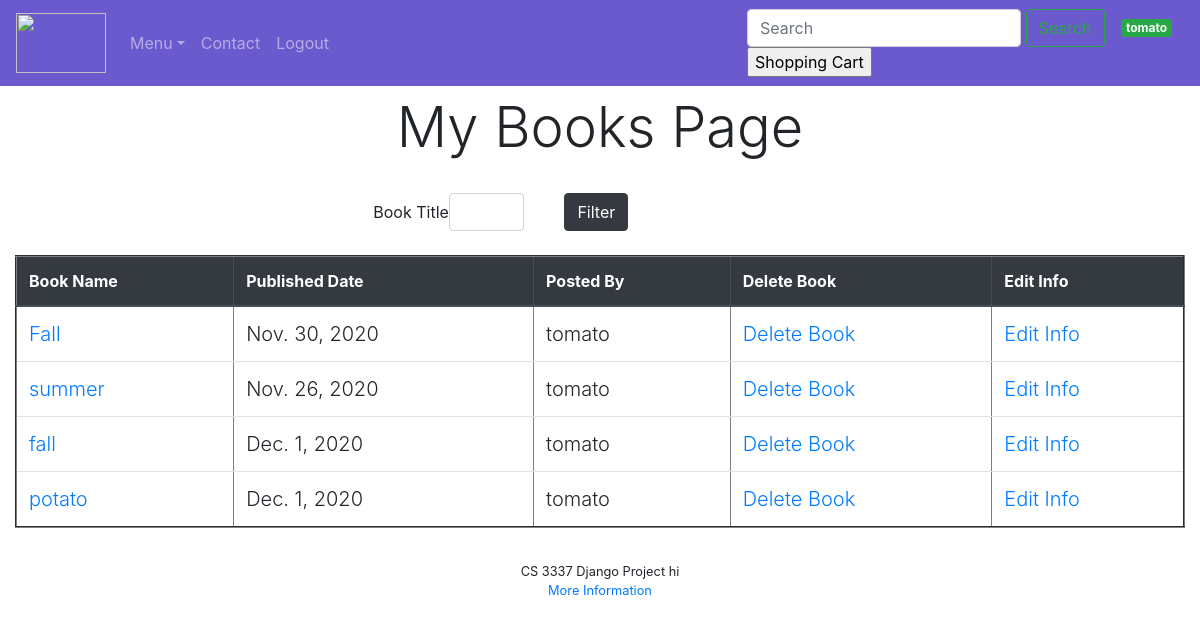
The page /mybooks (signed in) on the database as committed earlier.
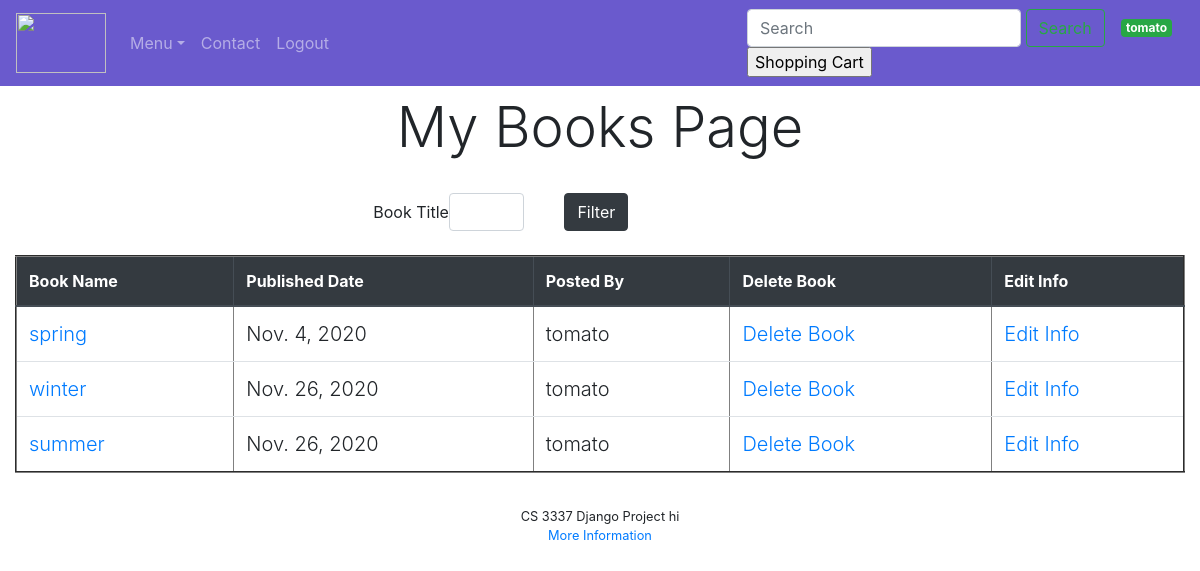
The same page on the database as committed later.
### bookMng/models.py (models this page shows, shortened)
class Book(models.Model):
    name = models.CharField(max_length=200)
    web = models.URLField(max_length=200)
    price = models.DecimalField(decimal_places=2, max_digits=6)
    publishdate = models.DateField(auto_now=True)
    picture = models.FileField(upload_to='bookEx/static/uploads')
    pic_path = models.CharField(max_length=300, editable=False, blank=True)
    username = models.ForeignKey(User, blank=True, null=True, on_delete=models.CASCADE)

### bookMng/views.py (the view)
# urls.py: path('mybooks', views.mybooks, name='mybooks'),
@login_required(login_url=reverse_lazy('login'))
def mybooks(request):
    books = Book.objects.filter(username=request.user)
    myFilter = MyBooksFilter(request.GET, queryset=books)
    books = myFilter.qs
    return render(request,
                  'bookMng/mybooks.html',
                  {
                      'item_list': MainMenu.objects.all(),
                      'books': books,
                      'myFilter': myFilter
                  }
                  )

### bookEx/templates/bookMng/mybooks.html (shortened to what this page needs)
{% extends "base.html" %}
{% load static %}
{% block content %}
<div class="container-fluid">
    <div class="container " align="center">
        <div>
            <h1 align="center" class="display-4 mx-auto my-auto px-3 py-2"> My Books Page </h1>
        </div>
    </div>
    {% include 'bookMng/filterbooks.html' %}
     <table class="table table-hover mx-auto my-4" id="my-books-table" align="center" border="2" width="800">
            <thead class="thead-dark">
            <tr>
                <th scope="col"> Book Name</th>
                <th scope="col"> Published Date</th>
                <th scope="col">Posted By</th>
                <th scope="col">Delete Book</th>
                <th scope="col">Edit Info</th>
            </tr>
            </thead>
            {% for book in books %}
                <tr>
                    <td class="lead">
                        <a href="book_detail/{{ book.id }}" align="">
                            {{ book.name }}
                        </a>
                    </td>
                    <td class="lead">{{ book.publishdate }}</td>
                    <td class="lead">
                        {{ book.username }}
                    </td>
                    <td class="lead">
                        <a href="book_delete/{{ book.id }}">Delete Book</a>
                    </td>
                    <td class="lead">
                        <a href="edit_info/{{ book.id }}">Edit Info</a>
                    </td>
                </tr>
            {% endfor %}
     </table>
</div>
{% endblock content %}

### bookEx/templates/base.html (shortened to what this page needs)
{% load static %}
<!DOCTYPE html>
<html lang="en">
<head>
    <link rel="stylesheet" href="https://cdn.jsdelivr.net/npm/bootstrap@4.5.3/dist/css/bootstrap.min.css"
>
    <link href="{% static 'main.css' %}" rel="stylesheet" type="text/css">
</head>
<body>
<header>
    <nav class="navbar navbar-expand-md navbar-dark sticky-top align-baseline" style="background-color: #6A5ACD;">
        <a class="navbar-brand" href="{% url 'index' %}"><img src="{% static 'logo.jpg' %}" width="90"
                                                              height="60" alt=""></a>
        <div class="collapse navbar-collapse justify-content-between" id="navbarCollapse">
            <ul class="navbar-nav mr-auto">
                <li class="nav-item dropdown">
                    <a class="nav-link dropdown-toggle" href="#" id="dropdown01" data-toggle="dropdown"
                       aria-haspopup="true" aria-expanded="false">Menu</a>
                <li><a class="nav-link" href="{% url 'contact' %}?next=/">Contact</a></li>
                <li class="nav-item">
                    {% if user.is_authenticated %}
                        <a class="nav-link" href="{% url 'logout' %}?next=/">Logout</a>
                    {% else %}
                        <a class="nav-link" href="{% url 'login' %}?next=/">Login</a>
                    {% endif %}
                </li>
            </ul>
            <form class="form-inline ml-auto" action="{% url 'searchresult' %}" method="get">
                <div class="md-form my-0">
                    <input class="form-control" name="query" type="text" placeholder="Search" aria-label="Search"
                </div>
                <button href="#!" class="btn btn-outline-success my-2 my-sm-0" type="submit">Search</button>
            </form>
            {% if user.is_authenticated %}
                <span class="badge badge-success"
                      style="margin-left: 1em; margin-right: 1em;">{{ user.username }}</span>
            {% else %}
                <span class="badge badge-secondary" style="margin-left: 1em; margin-right: 1em;">Not Logged In </span>
            {% endif %}
             <form action="http://127.0.0.1:8000/shoppingcart">
    <input type="submit" value="Shopping Cart" />
</form>
        </div>
    </nav>
</header>
<div id="">
    <section id="">
        {% block content %}{% endblock content %}
    </section>
    <footer id="footer">
        CS 3337 Django Project hi
        <br> <a href="http://127.0.0.1:8000/return_policy">More Information</a>
    </footer>
</div>
</body>
</html>

### bookEx/templates/bookMng/filterbooks.html
{% load widget_tweaks %}
<div class="row justify-content-center mt-4">
    <form class="form-inline">
        <div class="form-group">
            {% for field in myFilter.form %}
                {% render_field field.label %}
                {% render_field field class+="form-control mr-4 col-2" %}
            {% endfor %}
            <button class="btn btn-dark ml-3" type="submit">Filter</button>
        </div>
    </form>
</div>

### bookEx/static/main.css (style rules this page uses)
#footer { text-align: center; font-size: 0.8em; margin-top: 5px; padding-top: 10px; clear: both; }

Rows that differ between the two databases and show on the page:
removed Book: name "fall", publishdate "Dec. 1, 2020", username "tomato"
removed Book: name "potato", publishdate "Dec. 1, 2020", username "tomato"
changed Book: name "Fall" → "spring"; publishdate "Nov. 30, 2020" → "Nov. 4, 2020"
now on this page (row edited): Book: name "winter", publishdate "Nov. 26, 2020", username "tomato"
